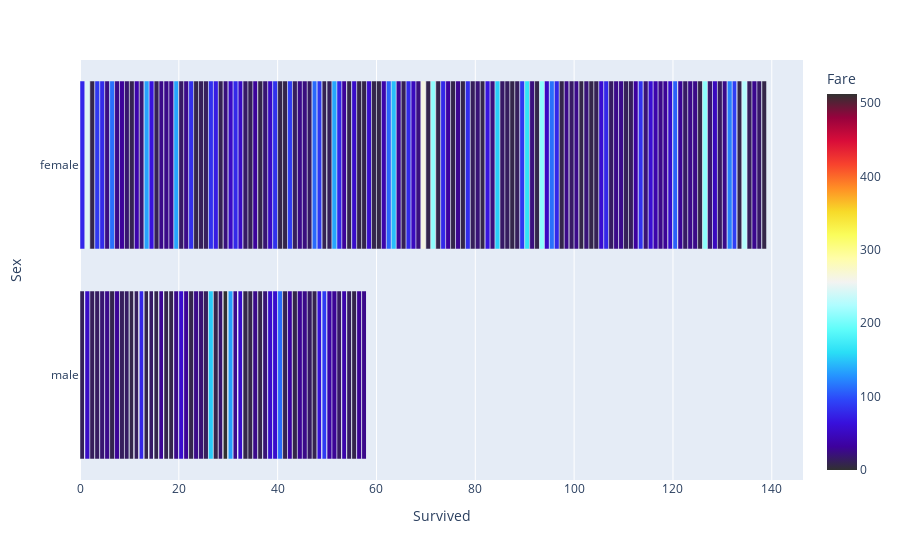

Notebook code cell kept with this figure:
### Code cell
Titanic2 = Titanic.copy().sample(500)
#Titanic2['Survived'] = Titanic2['Survived']+1
#px.bar_polar(Titanic2, r='Fare', theta='Survived', color='Name', color_continuous_scale='Edge')
fig = px.bar(Titanic2, x='Survived', y='Sex', color='Fare', color_continuous_scale='Edge')
#fig.update_yaxes(range=[8000, 8500])
fig.show()

### Figure 1 — Plotly figure (JSON) as saved in the notebook; plotly's stock layout.template omitted (floating-point values rounded to 4 significant figures; data arrays with more than 128 entries replaced by an {"elided": "..."} marker saying what was removed)
{"data": [{"alignmentgroup": "True", "hovertemplate": "Survived=%{x}<br>Sex=%{y}<br>Fare=%{marker.color}<extra></extra>", "legendgroup": "", "marker": {"color": {"elided": "500 float values"}, "coloraxis": "coloraxis", "pattern": {"shape": ""}}, "name": "", "offsetgroup": "", "orientation": "h", "showlegend": false, "textposition": "auto", "type": "bar", "x": {"elided": "500 int values"}, "xaxis": "x", "y": {"elided": "500 str values"}, "yaxis": "y"}], "layout": {"barmode": "relative", "coloraxis": {"colorbar": {"title": {"text": "Fare"}}, "colorscale": [[0, "#313131"], [0.0625, "#3d019d"], [0.125, "#3810dc"], [0.1875, "#2d47f9"], [0.25, "#2593ff"], [0.3125, "#2adef6"], [0.375, "#60fdfa"], [0.4375, "#aefdff"], [0.5, "#f3f3f1"], [0.5625, "#fffda9"], [0.625, "#fafd5b"], [0.6875, "#f7da29"], [0.75, "#ff8e25"], [0.8125, "#f8432d"], [0.875, "#d90d39"], [0.9375, "#97023d"], [1, "#313131"]]}, "legend": {"tracegroupgap": 0}, "margin": {"t": 60}, "xaxis": {"anchor": "y", "domain": [0, 1], "title": {"text": "Survived"}}, "yaxis": {"anchor": "x", "domain": [0, 1], "title": {"text": "Sex"}}}}
